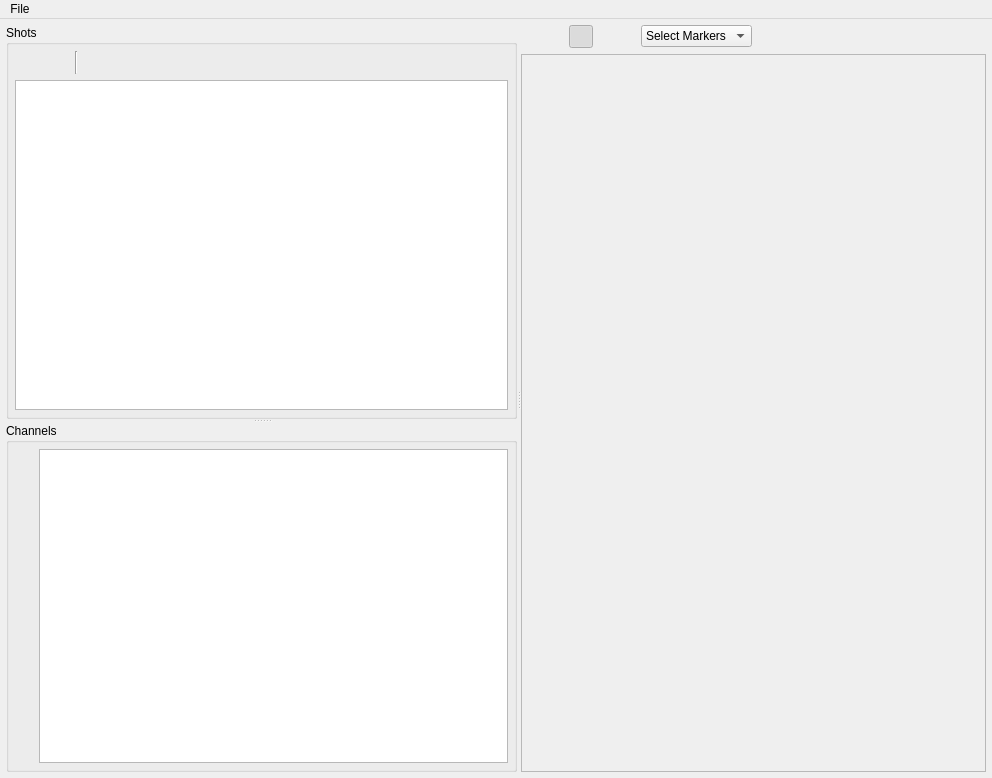
<?xml version="1.0" encoding="UTF-8"?>
<ui version="4.0">
 <class>MainWindow</class>
 <widget class="QMainWindow" name="MainWindow">
  <property name="geometry">
   <rect>
    <x>0</x>
    <y>0</y>
    <width>992</width>
    <height>778</height>
   </rect>
  </property>
  <property name="windowTitle">
   <string>runviewer - the labscript suite</string>
  </property>
  <property name="windowIcon">
   <iconset>
    <normaloff>:/qtutils/custom/runviewer.png</normaloff>:/qtutils/custom/runviewer.png</iconset>
  </property>
  <property name="tabShape">
   <enum>QTabWidget::Rounded</enum>
  </property>
  <widget class="QWidget" name="centralwidget">
   <layout class="QVBoxLayout" name="verticalLayout_6">
    <property name="leftMargin">
     <number>6</number>
    </property>
    <property name="topMargin">
     <number>6</number>
    </property>
    <property name="rightMargin">
     <number>6</number>
    </property>
    <property name="bottomMargin">
     <number>6</number>
    </property>
    <item>
     <widget class="QSplitter" name="splitter">
      <property name="orientation">
       <enum>Qt::Horizontal</enum>
      </property>
      <widget class="QSplitter" name="splitter_2">
       <property name="orientation">
        <enum>Qt::Vertical</enum>
       </property>
       <widget class="QGroupBox" name="groupBox">
        <property name="title">
         <string>Shots</string>
        </property>
        <layout class="QVBoxLayout" name="verticalLayout_4">
         <property name="leftMargin">
          <number>6</number>
         </property>
         <property name="topMargin">
          <number>6</number>
         </property>
         <property name="rightMargin">
          <number>6</number>
         </property>
         <property name="bottomMargin">
          <number>6</number>
         </property>
         <item>
          <layout class="QHBoxLayout" name="horizontalLayout">
           <item>
            <widget class="QToolButton" name="add_shot">
             <property name="maximumSize">
              <size>
               <width>30</width>
               <height>16777215</height>
              </size>
             </property>
             <property name="toolTip">
              <string>Add new shots</string>
             </property>
             <property name="text">
              <string/>
             </property>
             <property name="autoRaise">
              <bool>true</bool>
             </property>
            </widget>
           </item>
           <item>
            <widget class="QToolButton" name="remove_shots">
             <property name="maximumSize">
              <size>
               <width>30</width>
               <height>16777215</height>
              </size>
             </property>
             <property name="toolTip">
              <string>Remove selected shots</string>
             </property>
             <property name="text">
              <string/>
             </property>
             <property name="autoRaise">
              <bool>true</bool>
             </property>
            </widget>
           </item>
           <item>
            <widget class="Line" name="line">
             <property name="orientation">
              <enum>Qt::Vertical</enum>
             </property>
            </widget>
           </item>
           <item>
            <widget class="QToolButton" name="enable_selected_shots">
             <property name="toolTip">
              <string>Tick selected shots</string>
             </property>
             <property name="text">
              <string/>
             </property>
             <property name="autoRaise">
              <bool>true</bool>
             </property>
            </widget>
           </item>
           <item>
            <widget class="QToolButton" name="disable_selected_shots">
             <property name="toolTip">
              <string>Untick selected shots</string>
             </property>
             <property name="text">
              <string/>
             </property>
             <property name="autoRaise">
              <bool>true</bool>
             </property>
            </widget>
           </item>
           <item>
            <spacer name="horizontalSpacer">
             <property name="orientation">
              <enum>Qt::Horizontal</enum>
             </property>
             <property name="sizeHint" stdset="0">
              <size>
               <width>40</width>
               <height>20</height>
              </size>
             </property>
            </spacer>
           </item>
          </layout>
         </item>
         <item>
          <widget class="QTreeView" name="shot_treeview">
           <property name="editTriggers">
            <set>QAbstractItemView::DoubleClicked|QAbstractItemView::EditKeyPressed|QAbstractItemView::SelectedClicked</set>
           </property>
           <property name="selectionMode">
            <enum>QAbstractItemView::ExtendedSelection</enum>
           </property>
           <property name="textElideMode">
            <enum>Qt::ElideLeft</enum>
           </property>
          </widget>
         </item>
        </layout>
       </widget>
       <widget class="QGroupBox" name="groupBox_2">
        <property name="title">
         <string>Channels</string>
        </property>
        <layout class="QGridLayout" name="gridLayout">
         <property name="leftMargin">
          <number>3</number>
         </property>
         <property name="topMargin">
          <number>6</number>
         </property>
         <property name="rightMargin">
          <number>6</number>
         </property>
         <property name="bottomMargin">
          <number>6</number>
         </property>
         <property name="spacing">
          <number>3</number>
         </property>
         <item row="0" column="1">
          <widget class="TreeView" name="channel_treeview">
           <property name="editTriggers">
            <set>QAbstractItemView::NoEditTriggers</set>
           </property>
           <property name="selectionMode">
            <enum>QAbstractItemView::ExtendedSelection</enum>
           </property>
           <property name="sortingEnabled">
            <bool>false</bool>
           </property>
          </widget>
         </item>
         <item row="0" column="0">
          <layout class="QVBoxLayout" name="verticalLayout">
           <item>
            <spacer name="verticalSpacer_2">
             <property name="orientation">
              <enum>Qt::Vertical</enum>
             </property>
             <property name="sizeHint" stdset="0">
              <size>
               <width>20</width>
               <height>40</height>
              </size>
             </property>
            </spacer>
           </item>
           <item>
            <widget class="QToolButton" name="channel_move_to_top">
             <property name="maximumSize">
              <size>
               <width>30</width>
               <height>16777215</height>
              </size>
             </property>
             <property name="toolTip">
              <string>Move to top</string>
             </property>
             <property name="text">
              <string/>
             </property>
             <property name="autoRaise">
              <bool>true</bool>
             </property>
            </widget>
           </item>
           <item>
            <widget class="QToolButton" name="channel_move_up">
             <property name="maximumSize">
              <size>
               <width>30</width>
               <height>16777215</height>
              </size>
             </property>
             <property name="toolTip">
              <string>Move up</string>
             </property>
             <property name="text">
              <string/>
             </property>
             <property name="autoRaise">
              <bool>true</bool>
             </property>
            </widget>
           </item>
           <item>
            <widget class="QToolButton" name="channel_move_down">
             <property name="maximumSize">
              <size>
               <width>30</width>
               <height>16777215</height>
              </size>
             </property>
             <property name="toolTip">
              <string>Move down</string>
             </property>
             <property name="text">
              <string/>
             </property>
             <property name="autoRaise">
              <bool>true</bool>
             </property>
            </widget>
           </item>
           <item>
            <widget class="QToolButton" name="channel_move_to_bottom">
             <property name="maximumSize">
              <size>
               <width>30</width>
               <height>16777215</height>
              </size>
             </property>
             <property name="toolTip">
              <string>Move to bottom</string>
             </property>
             <property name="text">
              <string/>
             </property>
             <property name="autoRaise">
              <bool>true</bool>
             </property>
            </widget>
           </item>
           <item>
            <spacer name="verticalSpacer">
             <property name="orientation">
              <enum>Qt::Vertical</enum>
             </property>
             <property name="sizeHint" stdset="0">
              <size>
               <width>20</width>
               <height>40</height>
              </size>
             </property>
            </spacer>
           </item>
          </layout>
         </item>
        </layout>
       </widget>
      </widget>
      <widget class="QWidget" name="layoutWidget">
       <layout class="QVBoxLayout" name="verticalLayout_2">
        <property name="spacing">
         <number>6</number>
        </property>
        <property name="leftMargin">
         <number>0</number>
        </property>
        <property name="topMargin">
         <number>0</number>
        </property>
        <property name="rightMargin">
         <number>0</number>
        </property>
        <property name="bottomMargin">
         <number>0</number>
        </property>
        <item>
         <layout class="QHBoxLayout" name="horizontalLayout_3">
          <property name="spacing">
           <number>0</number>
          </property>
          <property name="bottomMargin">
           <number>0</number>
          </property>
          <item>
           <widget class="QToolButton" name="reset_x_axis">
            <property name="toolTip">
             <string>Show all time</string>
            </property>
            <property name="text">
             <string/>
            </property>
            <property name="autoRaise">
             <bool>true</bool>
            </property>
           </widget>
          </item>
          <item>
           <widget class="QToolButton" name="reset_y_axis">
            <property name="toolTip">
             <string>Autoscale y-axis</string>
            </property>
            <property name="text">
             <string/>
            </property>
            <property name="autoRaise">
             <bool>true</bool>
            </property>
           </widget>
          </item>
          <item>
           <widget class="QToolButton" name="toggle_tooltip">
            <property name="toolTip">
             <string>Enable/Disable Tooltip</string>
            </property>
            <property name="text">
             <string/>
            </property>
            <property name="checkable">
             <bool>true</bool>
            </property>
            <property name="checked">
             <bool>true</bool>
            </property>
            <property name="autoRaise">
             <bool>true</bool>
            </property>
           </widget>
          </item>
          <item>
           <widget class="QToolButton" name="linear_time">
            <property name="toolTip">
             <string>Reset time axis</string>
            </property>
            <property name="text">
             <string/>
            </property>
            <property name="autoRaise">
             <bool>true</bool>
            </property>
           </widget>
          </item>
          <item>
           <widget class="QToolButton" name="equal_space_time">
            <property name="toolTip">
             <string>Space markers evenly</string>
            </property>
            <property name="checkable">
             <bool>false</bool>
            </property>
            <property name="autoRaise">
             <bool>true</bool>
            </property>
           </widget>
          </item>
          <item>
           <widget class="QComboBox" name="markers_comboBox">
            <item>
             <property name="text">
              <string>Select Markers</string>
             </property>
            </item>
           </widget>
          </item>
          <item>
           <spacer name="horizontalSpacer_3">
            <property name="orientation">
             <enum>Qt::Horizontal</enum>
            </property>
            <property name="sizeHint" stdset="0">
             <size>
              <width>40</width>
              <height>20</height>
             </size>
            </property>
           </spacer>
          </item>
         </layout>
        </item>
        <item>
         <widget class="QFrame" name="frame">
          <property name="frameShape">
           <enum>QFrame::StyledPanel</enum>
          </property>
          <property name="frameShadow">
           <enum>QFrame::Plain</enum>
          </property>
          <layout class="QVBoxLayout" name="verticalLayout_10">
           <property name="spacing">
            <number>0</number>
           </property>
           <property name="leftMargin">
            <number>0</number>
           </property>
           <property name="topMargin">
            <number>0</number>
           </property>
           <property name="rightMargin">
            <number>0</number>
           </property>
           <property name="bottomMargin">
            <number>0</number>
           </property>
           <item>
            <layout class="QVBoxLayout" name="verticalLayout_9">
             <property name="spacing">
              <number>0</number>
             </property>
             <property name="topMargin">
              <number>0</number>
             </property>
             <property name="bottomMargin">
              <number>0</number>
             </property>
             <item>
              <widget class="QWidget" name="hidden_plot_widget" native="true">
               <property name="sizePolicy">
                <sizepolicy hsizetype="Minimum" vsizetype="Fixed">
                 <horstretch>0</horstretch>
                 <verstretch>0</verstretch>
                </sizepolicy>
               </property>
               <property name="minimumSize">
                <size>
                 <width>0</width>
                 <height>1</height>
                </size>
               </property>
               <layout class="QVBoxLayout" name="verticalLayout_8">
                <property name="spacing">
                 <number>0</number>
                </property>
                <property name="leftMargin">
                 <number>0</number>
                </property>
                <property name="topMargin">
                 <number>0</number>
                </property>
                <property name="rightMargin">
                 <number>0</number>
                </property>
                <property name="bottomMargin">
                 <number>0</number>
                </property>
                <item>
                 <layout class="QVBoxLayout" name="hidden_plot_layout">
                  <property name="spacing">
                   <number>0</number>
                  </property>
                  <property name="bottomMargin">
                   <number>0</number>
                  </property>
                 </layout>
                </item>
               </layout>
              </widget>
             </item>
             <item>
              <widget class="QScrollArea" name="scrollArea_2">
               <property name="frameShape">
                <enum>QFrame::NoFrame</enum>
               </property>
               <property name="verticalScrollBarPolicy">
                <enum>Qt::ScrollBarAsNeeded</enum>
               </property>
               <property name="horizontalScrollBarPolicy">
                <enum>Qt::ScrollBarAlwaysOff</enum>
               </property>
               <property name="widgetResizable">
                <bool>true</bool>
               </property>
               <widget class="QWidget" name="scrollAreaWidgetContents_6">
                <property name="geometry">
                 <rect>
                  <x>0</x>
                  <y>0</y>
                  <width>481</width>
                  <height>706</height>
                 </rect>
                </property>
                <layout class="QVBoxLayout" name="verticalLayout_5">
                 <property name="spacing">
                  <number>0</number>
                 </property>
                 <property name="leftMargin">
                  <number>0</number>
                 </property>
                 <property name="topMargin">
                  <number>0</number>
                 </property>
                 <property name="rightMargin">
                  <number>0</number>
                 </property>
                 <property name="bottomMargin">
                  <number>0</number>
                 </property>
                 <item>
                  <layout class="QVBoxLayout" name="verticalLayout_3">
                   <property name="spacing">
                    <number>0</number>
                   </property>
                   <item>
                    <layout class="QVBoxLayout" name="plot_layout">
                     <property name="spacing">
                      <number>0</number>
                     </property>
                    </layout>
                   </item>
                   <item>
                    <spacer name="verticalSpacer_3">
                     <property name="orientation">
                      <enum>Qt::Vertical</enum>
                     </property>
                     <property name="sizeHint" stdset="0">
                      <size>
                       <width>20</width>
                       <height>40</height>
                      </size>
                     </property>
                    </spacer>
                   </item>
                  </layout>
                 </item>
                </layout>
               </widget>
              </widget>
             </item>
            </layout>
           </item>
          </layout>
         </widget>
        </item>
       </layout>
      </widget>
     </widget>
    </item>
   </layout>
  </widget>
  <widget class="QMenuBar" name="menubar">
   <property name="geometry">
    <rect>
     <x>0</x>
     <y>0</y>
     <width>992</width>
     <height>21</height>
    </rect>
   </property>
   <widget class="QMenu" name="menuFile">
    <property name="title">
     <string>File</string>
    </property>
    <addaction name="actionOpen_Shot"/>
    <addaction name="separator"/>
    <addaction name="actionLoad_configuration"/>
    <addaction name="actionRevert_configuration"/>
    <addaction name="actionSave_configuration"/>
    <addaction name="actionSave_configuration_as"/>
    <addaction name="separator"/>
    <addaction name="actionLoad_channel_config"/>
    <addaction name="actionSave_channel_config"/>
    <addaction name="separator"/>
    <addaction name="actionQuit"/>
   </widget>
   <addaction name="menuFile"/>
  </widget>
  <action name="actionOpen_Shot">
   <property name="text">
    <string>Open Shot</string>
   </property>
  </action>
  <action name="actionLoad_configuration">
   <property name="icon">
    <iconset resource="../../Anaconda/Lib/site-packages/qtutils/icons/icons.qrc">
     <normaloff>:/qtutils/fugue/folder-open.png</normaloff>:/qtutils/fugue/folder-open.png</iconset>
   </property>
   <property name="text">
    <string>Load configuration</string>
   </property>
  </action>
  <action name="actionRevert_configuration">
   <property name="enabled">
    <bool>false</bool>
   </property>
   <property name="icon">
    <iconset resource="../../Anaconda/Lib/site-packages/qtutils/icons/icons.qrc">
     <normaloff>:/qtutils/fugue/arrow-curve-180-left.png</normaloff>:/qtutils/fugue/arrow-curve-180-left.png</iconset>
   </property>
   <property name="text">
    <string>Revert configuration</string>
   </property>
  </action>
  <action name="actionSave_configuration">
   <property name="icon">
    <iconset resource="../../Anaconda/Lib/site-packages/qtutils/icons/icons.qrc">
     <normaloff>:/qtutils/fugue/disk.png</normaloff>:/qtutils/fugue/disk.png</iconset>
   </property>
   <property name="text">
    <string>Save configuration</string>
   </property>
  </action>
  <action name="actionSave_configuration_as">
   <property name="enabled">
    <bool>false</bool>
   </property>
   <property name="icon">
    <iconset resource="../../Anaconda/Lib/site-packages/qtutils/icons/icons.qrc">
     <normaloff>:/qtutils/fugue/disk--plus.png</normaloff>:/qtutils/fugue/disk--plus.png</iconset>
   </property>
   <property name="text">
    <string>Save as...</string>
   </property>
  </action>
  <action name="actionQuit">
   <property name="text">
    <string>Quit</string>
   </property>
  </action>
  <action name="actionLoad_channel_config">
   <property name="text">
    <string>Load channel config</string>
   </property>
  </action>
  <action name="actionSave_channel_config">
   <property name="text">
    <string>Save channel config</string>
   </property>
  </action>
 </widget>
 <customwidgets>
  <customwidget>
   <class>TreeView</class>
   <extends>QTreeView</extends>
   <header>qtutils/widgets.h</header>
  </customwidget>
 </customwidgets>
 <resources>
  <include location="../../Anaconda/Lib/site-packages/qtutils/icons/icons.qrc"/>
 </resources>
 <connections/>
</ui>
